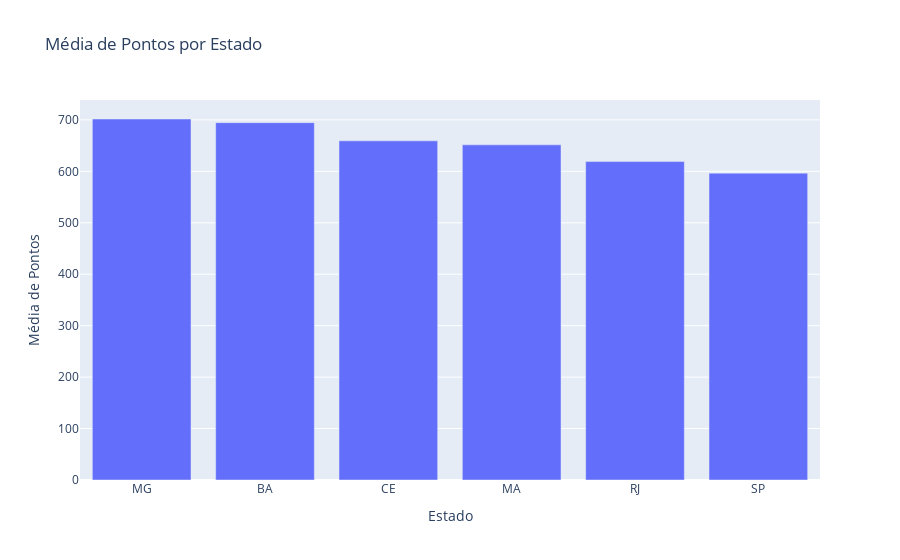

Notebook source saved alongside this figure:
### Code cell
px.bar(data_frame=media_pontos_estado, x='Estado', y='Média de Pontos', title='Média de Pontos por Estado')

### Figure 1 — Plotly figure (JSON) as saved in the notebook; plotly's stock layout.template omitted (floating-point values rounded to 4 significant figures)
{"data": [{"alignmentgroup": "True", "hovertemplate": "Estado=%{x}<br>Média de Pontos=%{y}<extra></extra>", "legendgroup": "", "marker": {"color": "#636efa", "pattern": {"shape": ""}}, "name": "", "offsetgroup": "", "orientation": "v", "showlegend": false, "textposition": "auto", "type": "bar", "x": ["MG", "BA", "CE", "MA", "RJ", "SP"], "xaxis": "x", "y": [701.8, 694.6, 659.3, 651.5, 619, 596.5], "yaxis": "y"}], "layout": {"barmode": "relative", "legend": {"tracegroupgap": 0}, "title": {"text": "Média de Pontos por Estado"}, "xaxis": {"anchor": "y", "domain": [0, 1], "title": {"text": "Estado"}}, "yaxis": {"anchor": "x", "domain": [0, 1], "title": {"text": "Média de Pontos"}}}}
